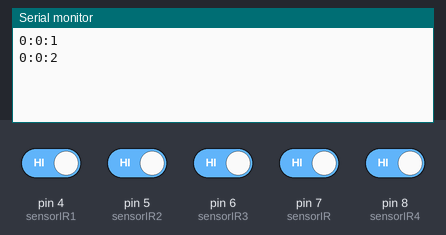
Bench run of a sketch on a simulated Arduino Uno, built with avr-gcc and run on an emulated ATmega328P. On the bench: the last lines printed to the serial monitor. Inputs (shaded band) come from the test bench; at power-on: pin 4 (sensorIR1), pin 5 (sensorIR2), pin 6 (sensorIR3), pin 7 (sensorIR), pin 8 (sensorIR4) HIGH. The audio player accepts every command and is not drawn.

Above: at 1.2 s.
1.3 s: pin 4 (sensorIR1) driven LOW and pin 5 (sensorIR2) driven LOW and pin 6 (sensorIR3) driven LOW and pin 7 (sensorIR) driven LOW and pin 8 (sensorIR4) driven LOW
At 1.9 s:
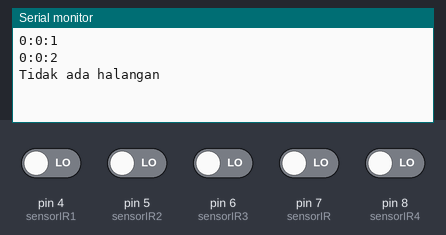
2.8 s: pin 5 (sensorIR2) driven HIGH and pin 6 (sensorIR3) driven HIGH
At 6.9 s:
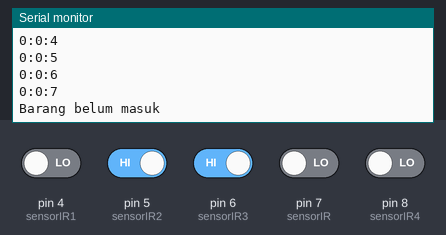
Timing chart, 0 to 8.4 s (numbered marks = the images above; inputs shaded):
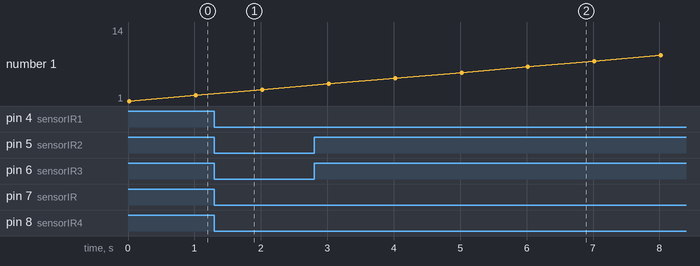

Measured:
- after the input at 1.3 s, the serial monitor: prints a new line at once (image 1)
- after the input at 2.8 s, the serial monitor: prints a new line after 3.5 s (image 2)

The sketch:

rebagNewNormalll.ino
```cpp
#include <SoftwareSerial.h>
#include <DFPlayer_Mini_Mp3.h>

SoftwareSerial mySerial(2, 3);

const int sensorIR1 = 4;
const int sensorIR2 = 5;
const int sensorIR3 = 6;
const int sensorIR4 = 8;
const int sensorIR = 7;
unsigned long seconds, minutes, hours;
unsigned long prev_time;

void setup() {
  pinMode(sensorIR1, INPUT_PULLUP);
  pinMode(sensorIR2, INPUT_PULLUP);
  pinMode(sensorIR3, INPUT_PULLUP);
  pinMode(sensorIR4, INPUT_PULLUP);
  pinMode(sensorIR, INPUT_PULLUP);

  Serial.begin(9600);
  mySerial.begin (9600);
  mp3_set_serial (mySerial);
  delay(10);

  mp3_set_volume (100);
  delay(10);

  // Setting register arduino untuk membuat timer
  noInterrupts();
  TCCR1A = 0;             //initialize timer1
  TCCR1B = 0;
  TCNT1 = 0;
  OCR1A = 62500;          //frequency target: 1 Hz
  TCCR1B |= 0b00001100;   //256 prescaler
  TIMSK1 |= 0b00000010;   //enable timer compare interrupt
  interrupts();

}

ISR(TIMER1_COMPA_vect)  //timer compare ISR: update counter
{
  seconds++;
  clockdisplay();
}

void loop() {
  // put your main code here, to run repeatedly:
  bool bacaSensorIR = digitalRead(sensorIR);
  bool state = checking();

    if (hours % 4 == 0 &&minutes == 0 && seconds == 0){
        mp3_play(5);
        delay(5000);
    }

    // Sensor tangan hanya akan membaca ketika semua barang sudah masuk
    if(bacaSensorIR == LOW && state){
      mp3_play(2);
      Serial.println("Tidak ada halangan");
      delay(5000);
    }
}

void clockdisplay(){
  if (seconds==60){
    minutes++;
    seconds = 0;
  }
  if (minutes==60){
    hours++;
    minutes = 0;
  }
  if (hours==24){
    hours = 0;
  }
  Serial.print(hours);
  Serial.print(":");
  Serial.print(minutes);
  Serial.print(":");
  Serial.println(seconds);
}

bool checking(){
  bool bacaSensorIR1 = digitalRead(sensorIR1);
  bool bacaSensorIR2 = digitalRead(sensorIR2);
  bool bacaSensorIR3 = digitalRead(sensorIR3);
  bool bacaSensorIR4 = digitalRead(sensorIR4);

  if(millis() - prev_time > 4000 && (bacaSensorIR1 || bacaSensorIR2 || bacaSensorIR3 || bacaSensorIR4)){
      Serial.println("Barang belum masuk");
      mp3_play (1);
      prev_time = millis();
    }

  if (!bacaSensorIR1 && !bacaSensorIR2 && !bacaSensorIR3 && !bacaSensorIR4)return true;
  else return false;
}
```
